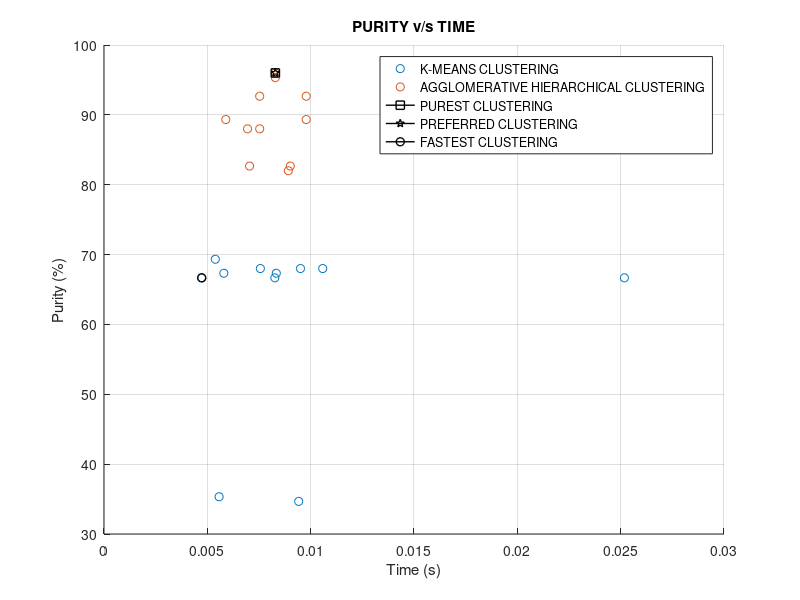
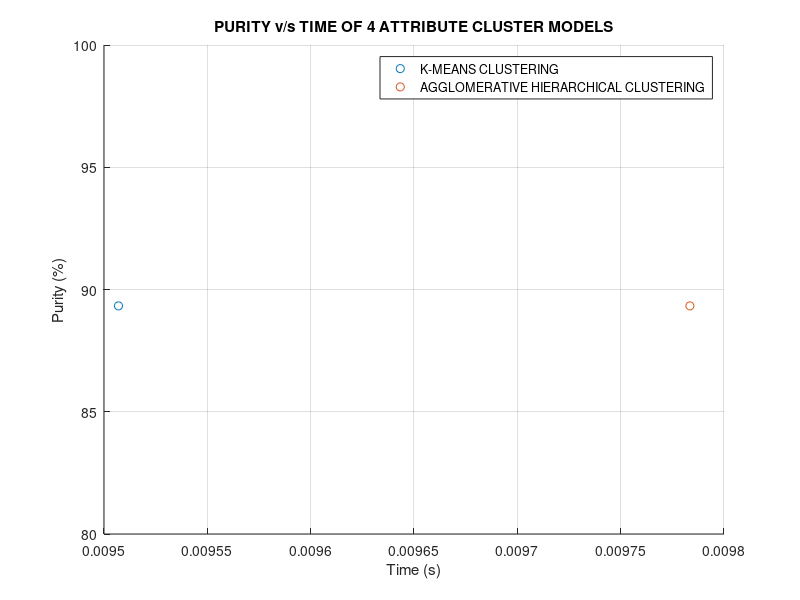
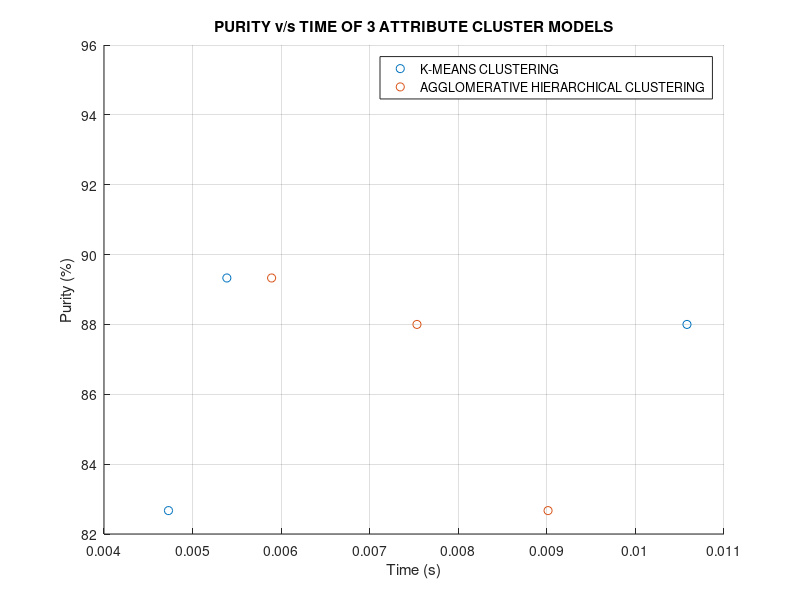
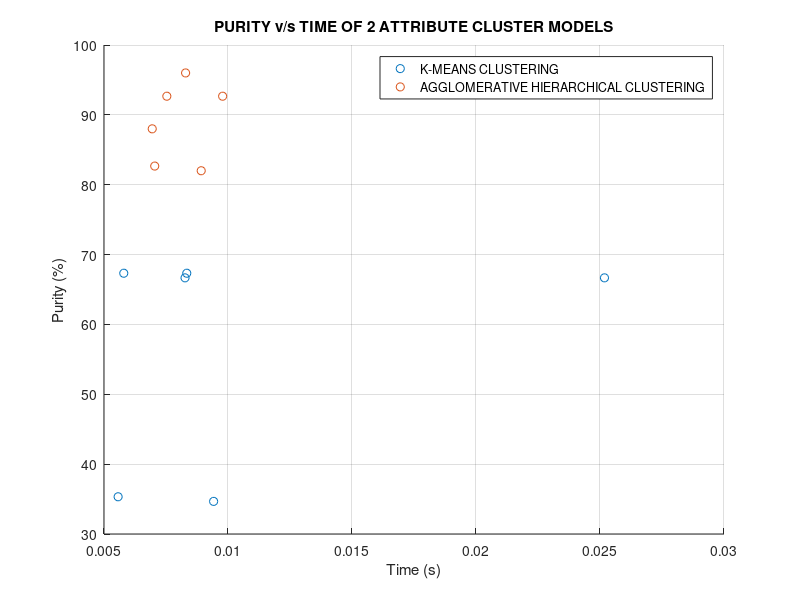

Here is the MATLAB script that generated these plots, in order:
%graphs 
k_time=[0.0097835,0.0075335,0.00829,0.0090135,0.00589225,0.00891975,0.00694425,0.0070455,0.0097835,0.0075335,0.00829];
k2_time=k_time(:,[6 7 8 9 10 11]);
k3_time=k_time(:,[2 3 4 5]);
k4_time=k_time(:,1);
k_class=['K','K','K','K','K','K','K','K','K','K','K'];
k4_class=k_class(:,1);
k3_class=k_class(:,[2 3 4 5]);
k2_class=k_class(:,[6 7 8 9 10 11]);
a_class=['A','A','A','A','A','A','A','A','A','A','A'];
a_time=[0.009507,0.010582,0.007566,0.004728,0.005387,0.005569,0.005797,0.00942,0.008267,0.02518,0.008337];
a4_class=a_class(:,1);
a3_class=a_class(:,[2 3 4 5]);
a2_class=a_class(:,[6 7 8 9 10 11]);
a2_time=a_time(:,[6 7 8 9 10 11]);
a3_time=a_time(:,[2 3 4 5]);
a4_time=a_time(:,1);
k_purity=[89.33,88,95.33,82.67,89.33,82,88,82.67,92.67,92.67,96];
k2_purity=k_purity(:,[6 7 8 9 10 11]);
k3_purity=k_purity(:,[2 3 4 5]);
k4_purity=k_purity(:,1);
k_sil=[0.7357,0.7330,0.7659,0.6654,0.7523,0.6201,0.7560,0.6813,0.7612,0.7067,0.8055];
k2_sil=k_sil(:,[6 7 8 9 10 11]);
k3_sil=k_sil(:,[2 3 4 5]);
k4_sil=k_sil(:,1);
a_purity=[68,68,68,66.67,69.33,35.33,67.33,34.67,66.67,66.67,67.33];
a2_purity=a_purity(:,[6 7 8 9 10 11]);
a3_purity=k_purity(:,[2 3 4 5]);
a4_purity=k_purity(:,1);
a_sil=[0.6184,0.6433,0.5985,0.5999,0.5934,0.1028,0.4068,-0.3799,0.8019,0.6777,0.6221];
a2_sil=a_sil(:,[6 7 8 9 10 11]);
a3_sil=a_sil(:,[2 3 4 5]);
a4_sil=a_sil(:,1);
clust=[k_purity a_purity];
clust2=[k2_purity a2_purity];
clust3=[k3_purity a3_purity];
clust4=[k4_purity a4_purity];
sil=[k_sil a_sil];
sil2=[k2_sil a2_sil];
sil3=[k3_sil a3_sil];
sil4=[k4_sil a4_sil];
time=[k_time a_time];
time2=[k2_time a2_time];
time3=[k3_time a3_time];
time4=[k4_time a4_time];
class=[k_class a_class];
class2=[k2_class a2_class];
class3=[k3_class a3_class];
class4=[k4_class a4_class];
purgra=[clust' time'];
purgra2=[clust2' time2'];
purgra3=[clust3' time3'];
purgra4=[clust4' time4'];
silgra=[sil',clust'];
silgra2=[sil2' clust2'];
silgra3=[sil3' clust3'];
silgra4=[sil4' clust4'];

%purity vs time graph_allpoints
figure;
gscatter(purgra(:,2),purgra(:,1),class');
line(purgra(11,2),purgra(11,1),'marker','s','color','k','linewidth',1);
line(purgra(11,2),purgra(11,1),'marker','p','color','k','linewidth',1);
line(purgra(15,2),purgra(15,1),'marker','o','color','k','linewidth',1);
grid on;
title('PURITY v/s TIME');
xlabel 'Time (s)';
ylabel('Purity (%)');
legend('K-MEANS CLUSTERING','AGGLOMERATIVE HIERARCHICAL CLUSTERING','PUREST CLUSTERING','PREFERRED CLUSTERING','FASTEST CLUSTERING','location','best');
%purity vs time graph_4attributes
figure;
gscatter(purgra4(:,2),purgra4(:,1),class4');
grid on;
title('PURITY v/s TIME OF 4 ATTRIBUTE CLUSTER MODELS');
xlabel 'Time (s)';
ylabel('Purity (%)');
legend('K-MEANS CLUSTERING','AGGLOMERATIVE HIERARCHICAL CLUSTERING','location','best');
%purity vs time graph_3attribute
figure;
gscatter(purgra3(:,2),purgra3(:,1),class3');
grid on;
title('PURITY v/s TIME OF 3 ATTRIBUTE CLUSTER MODELS');
xlabel 'Time (s)';
ylabel('Purity (%)');
legend('K-MEANS CLUSTERING','AGGLOMERATIVE HIERARCHICAL CLUSTERING','location','best');
%purity vs time graph_2attribute
figure;
gscatter(purgra2(:,2),purgra2(:,1),class2');
grid on;
title('PURITY v/s TIME OF 2 ATTRIBUTE CLUSTER MODELS');
xlabel 'Time (s)';
ylabel('Purity (%)');
legend('K-MEANS CLUSTERING','AGGLOMERATIVE HIERARCHICAL CLUSTERING','location','best');
%purity vs silhouette_wholedataset
figure;
gscatter(silgra(:,1),silgra(:,2),class');
line(silgra(11,1),silgra(11,2),'marker','o','color','k','linewidth',1);
grid on;
title('PURITY v/s SILHOUETTE VALUE');
xlabel 'Silhouette Value';
ylabel 'PURITY (%)';
legend('K-MEANS CLUSTERING','AGGLOMERATIVE HIERARCHICAL CLUSTERING','MOST EFFICIENT CLUSTERING','location','best');
%purity vs silhouette_4attribute
figure;
gscatter(silgra4(:,1),silgra4(:,2),class4');
grid on;
title('PURITY v/s SILHOUETTE VALUE OF 4 ATTRIBUTE CLUSTER MODELS');
xlabel 'Silhouette Value';
ylabel 'PURITY (%)';
%purity vs silhouette_3attribute
figure;
gscatter(silgra3(:,1),silgra3(:,2),class3');
grid on;
title('PURITY v/s SILHOUETTE VALUE OF 3 ATTRIBUTE CLUSTER MODELS');
xlabel 'Silhouette Value';
ylabel 'PURITY (%)';
legend('K-MEANS CLUSTERING','AGGLOMERATIVE HIERARCHICAL CLUSTERING','location','best');
%purity vs silhouette_2attribute
figure;
gscatter(silgra2(:,1),silgra2(:,2),class2');
grid on;
title('PURITY v/s SILHOUETTE VALUE OF 2 ATTRIBUTE CLUSTER MODELS ');
xlabel 'Silhouette Value';
ylabel 'PURITY (%)';
legend('K-MEANS CLUSTERING','AGGLOMERATIVE HIERARCHICAL CLUSTERING','location','best');